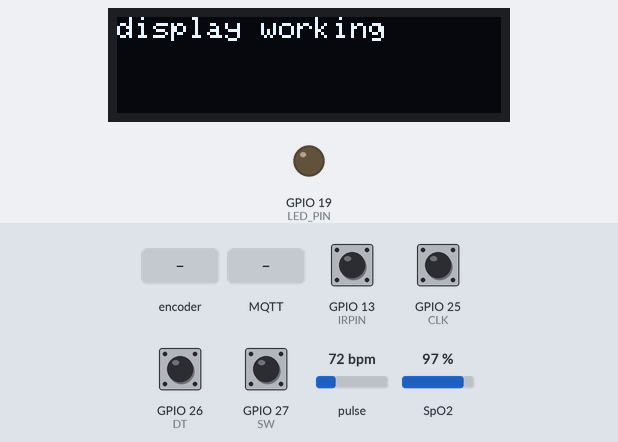
Simulated run of this program. Board: ESP32. Shown: 128×32 one-colour display, output pins drawn as LEDs (lit = HIGH). The test bench sets the inputs (shaded band); at power-on: GPIO 13 (IRPIN), GPIO 25 (CLK), GPIO 26 (DT), GPIO 27 (SW) HIGH, pulse 72 bpm, SpO2 97 %. WiFi joins after 1.5 s; servers stay silent unless stated; no MQTT or app messages arrive unless stated; what the program prints to the serial monitor is not drawn.

Above: at 1.2 s.
1.3 s: GPIO 27 (SW) pulled LOW for 1 s
At 2.6 s:
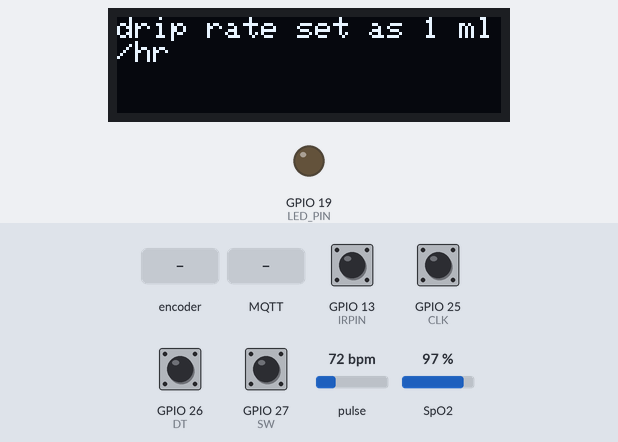
3.8 s: rotary encoder on GPIO 25 (CLK) / GPIO 26 (DT) turned 1 step (first pin leading)
At 4.1 s:
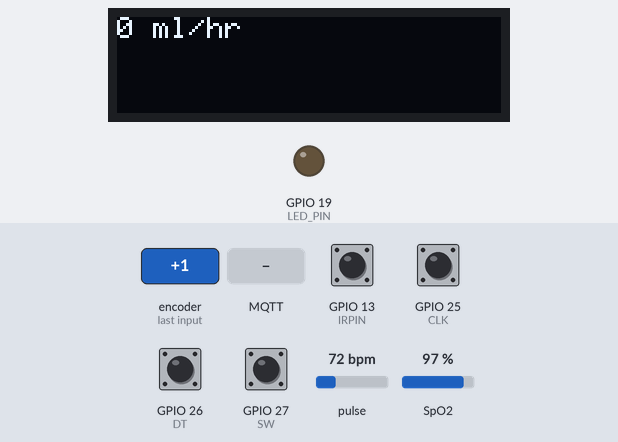
5.5 s: rotary encoder on GPIO 25 (CLK) / GPIO 26 (DT) turned 2 steps (second pin leading)
At 6.5 s:
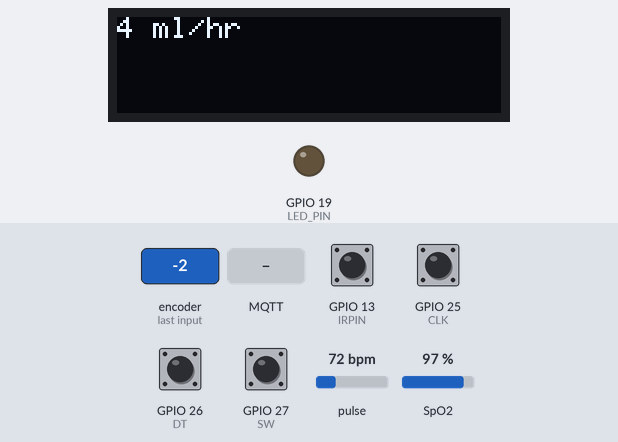
7.4 s: GPIO 27 (SW) pulled LOW for 0.15 s
At 8.0 s:
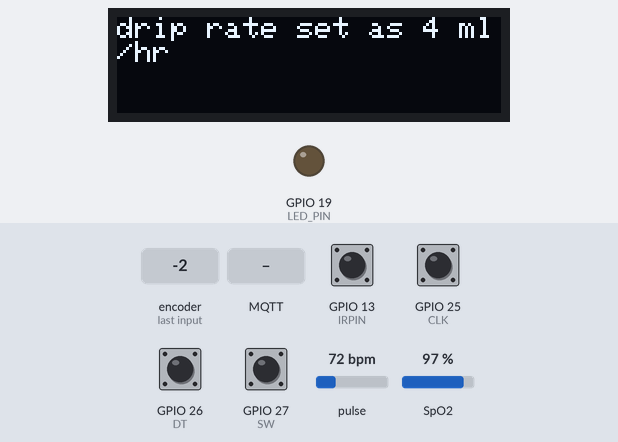
9.0 s: MQTT message "F" arrives on the first subscribed topic
At 10.5 s:
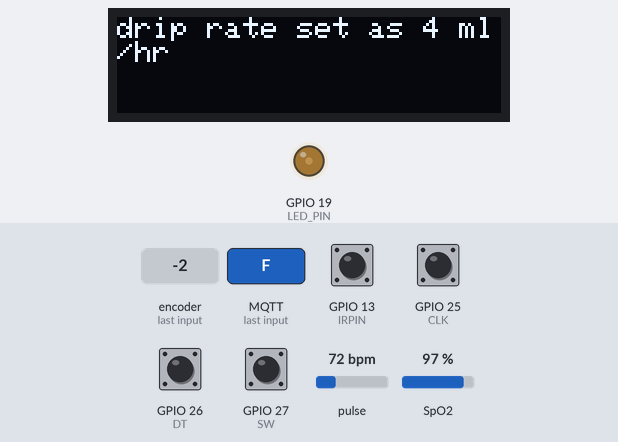
13.9 s: MQTT message "T" arrives on the first subscribed topic
At 15.6 s:
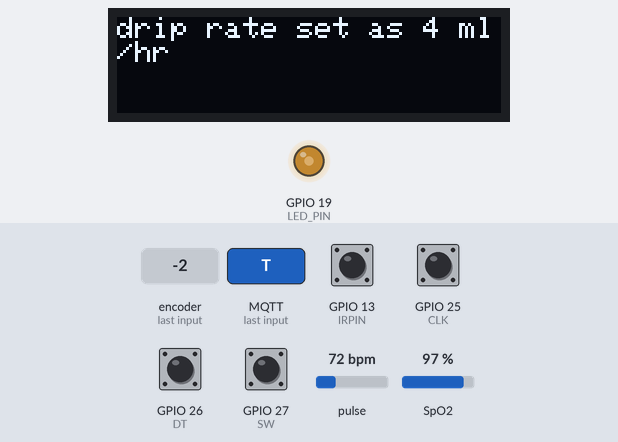
Timing chart, 0 to 19.2 s (numbered marks = the images above; inputs shaded):
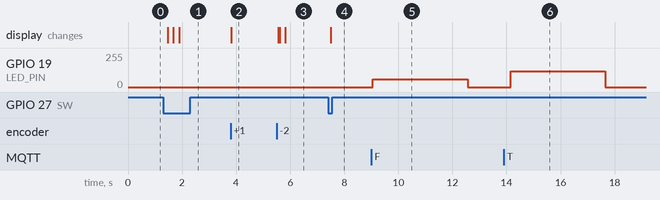

Measured:
- after the input at 1.3 s, the display: first changes after 0.17 s (image 1 shows a later state)
- after the input at 3.8 s, the display: changes at once (image 2)
- after the input at 5.5 s, the display: first changes after 0.06 s (image 3 shows a later state)
- after the input at 7.4 s, the display: changes after 0.09 s (image 4)
- after the input at 9.0 s, GPIO 19 (LED_PIN): 0/255 → 60/255 after 0.06 s, → 0/255 3.5 s later
- after the input at 13.9 s, GPIO 19 (LED_PIN): 0/255 → 120/255 after 0.26 s, → 0/255 3.5 s later

The program:

main.cpp
```cpp
#include "Arduino.h"             //existing lib included
#include "wifinetwork.h"         //wifinetwork.h was defined and added
#include "drop.h"               //drop.h was defined and added
#include "heartbeat.h"
#include "myservo.h"


void setup(){

Serial.begin(115200);
// connect to wifi
pinMode(CLK,INPUT);         //clk pin deifned as pin 25 in drop.h set as input
pinMode(DT,INPUT);          //dt pin defined as pin 26 in drop.h is set as input
pinMode(SW,INPUT_PULLUP);   //sw pin defined as pin 27 in drop.h is set as pullup


//servoinit();              //servo initialized
setupPWM();


xTaskCreatePinnedToCore(
  keepwifialive,
  "keep_wifi_alive",
  1025*5,
  NULL,
  2,
  NULL,
  CONFIG_ARDUINO_RUNNING_CORE
);


xTaskCreatePinnedToCore(
  displaySerial,
  "print to serial from queue",
  1024*3,
  NULL,
  1,
  NULL,
  CONFIG_ARDUINO_RUNNING_CORE
);

Serial.println("setting up displya");
if(initilizeDisplay()){

  xTaskCreatePinnedToCore(
    displayOLED,
    "display in oled",
    1024*5,
    NULL,
    1,
    NULL,
    CONFIG_ARDUINO_RUNNING_CORE
  );
}else{
  Serial.println("Oled not available");
}

xTaskCreatePinnedToCore(
  doCalculation,
  "calculating values",
  1024*5,
  NULL,
  3,
  &handle_doCalculation,
  CONFIG_ARDUINO_RUNNING_CORE
);


xTaskCreatePinnedToCore(
  displayMenu,
  "menu display",
  1024*3,
  NULL,
  1,
  &handle_displayMenu,
  CONFIG_ARDUINO_RUNNING_CORE
);

vTaskSuspend(handle_displayMenu);

if (handle_doCalculation!=NULL && handle_displayMenu!=NULL)
{
  xTaskCreatePinnedToCore(
  btnTask,
  "handle btn",
  1024*4,
  NULL,
  2,
  NULL,
  CONFIG_ARDUINO_RUNNING_CORE
);

}
else{
  Serial.println("handle is null");
}

xTaskCreatePinnedToCore(
  keepMQTTConnected,
  "keep mqtt connection active",
  1024*2,
  NULL,
  2,
  NULL,
  CONFIG_ARDUINO_RUNNING_CORE
);

if(initPulseoximeter()){
  xTaskCreatePinnedToCore(
    heartbeat_task,
    "pulse oximeter task",
    1024*5,
    NULL,
    2,
    NULL,
    CONFIG_ARDUINO_RUNNING_CORE
  );
}

xTaskCreatePinnedToCore(
  mqttTask,
  "send items to mqtt",
  1024*5,
  NULL,
  2,
  NULL,
  CONFIG_ARDUINO_RUNNING_CORE
);


attachInterrupt(digitalPinToInterrupt(IRPIN),dropInterrupt,HIGH);
}

void loop(){

vTaskDelete(NULL);
// testing git push
}
```

IV.h
```cpp
#pragma once
#ifndef IV_H
#define IV_H

#include "Arduino.h"

typedef struct IV{
uint8_t dropfactor; //  drop factor of the iv set
int driprate; // rate of flow
int volumeinfused;//volume of IV infused
int volumetobeinfused;//
}IV_Type;


#endif
```

drop.h
```cpp
#pragma once
#ifndef DROP_H
#define DROP_H

#include "Arduino.h"
#include  "SPI.h"
#include "Wire.h"
#include "Adafruit_GFX.h"
#include "Adafruit_SSD1306.h"
//#include "Servo.h"
#include "IV.h"
#include "myservo.h"
#define IRPIN 13
#define CLK 25
#define DT 26
#define SW 27
#define SERVOPIN 19

#define SCREEN_WIDTH 128        //oled size declaration
#define SCREEN_HEIGHT 32

#define OLED_RESET -1


extern TaskHandle_t handle_doCalculation;
extern TaskHandle_t handle_displayMenu;
extern QueueHandle_t mqttqueue;
extern bool flowStatus;


void IRAM_ATTR dropInterrupt(void);
void doCalculation(void * parameters);
void btnTask(void * parameters);
void displayMenu(void * parameters);
void timercallback(TimerHandle_t xtimer);
void displaySerial(void * parameters);
bool initilizeDisplay();
void displayOLED(void * parameters);
void servoinit();
void flowstop();        //to control flow
//void createQueue();


#endif
```

heartbeat.h
```cpp
#pragma once
#ifndef HEARTBEAT_H
#define HEARTBEAT_H

#include"Arduino.h"
#include "MAX30100_PulseOximeter.h"
#include <Wire.h>

typedef struct PULSEOXI{

    uint16_t heartRateAvg;
    uint16_t O2satAvg;
}PulseOxi_type;


bool initPulseoximeter();
void heartbeat_task(void * parameters);


#endif
```

myservo.h
```cpp
#pragma once
#ifndef MYSERVO_H
#define MYSERVO_H

#include "Arduino.h"

// use first channel of 16 channels (started from zero)
#define LEDC_CHANNEL_0     0

// use 13 bit precission for LEDC timer
#define LEDC_TIMER_13_BIT  13

// use 5000 Hz as a LEDC base frequency
#define LEDC_BASE_FREQ     50

// fade LED PIN (replace with LED_BUILTIN constant for built-in LED)
#define LED_PIN            19


void setupPWM();
void ledcAnalogWrite(uint8_t channel, uint32_t value, uint32_t valueMax = 255);
void motorclose();
void motoropen();

#endif
```

wifinetwork.h
```cpp
#pragma once
#ifndef WIFINETWORK_H
#define WIFINETWORK_H


#include "Arduino.h"
#include "WiFi.h"
#include "PubSubClient.h"
#include "IV.h"
#include "heartbeat.h"


#define WIFI_SSID "NANDANAM"
#define WIFI_PSD "nandanam1889"
#define WIFI_TIMEOUT 20000


extern bool flowStatus;


void keepwifialive(void * parameters);
void mqttTask(void * parameters);
void callback( char* topic, byte* payload, unsigned int length);
void keepMQTTConnected(void * parameters);

#endif
```

drop.cpp
```cpp
#include "drop.h"


int interuptDropCount=0;  //count number of drops inside the interrupt
float interuptDropTime=1; // keep track of time
long long int interuptOldDropTime=0; // keeping old time to check difference
int protectedDropCount=0; // drop count protected from interrupts
float protectedDropTime=1; // drop time protected form interrupts
int oldDropcount = 0;// to check for changes in dropcount
IV_Type iv;         //struct that contains dropfactor,driprate,volinf and vol to be inf
uint8_t btnCount = 0;// count number of times button is pressed.
int8_t menucount = 0;
int8_t oldmenuCount = 1;
QueueHandle_t serialqueue = xQueueCreate(5,sizeof(char)*50) ;   //create serial que with length 5 of 50 chars
QueueHandle_t displayqueue = xQueueCreate(5,sizeof(char)*50) ;
TaskHandle_t handle_doCalculation = NULL;
TaskHandle_t handle_displayMenu = NULL;
uint8_t aState=0;
uint8_t aLastState=0;
int encoderCounter=0;       //to find how  much the encoder has turned
int oldencodervalue = 0;    //storing old value for comparison
int driprateset=0,dripfactorset=0,mlinfused=0;
int temp=0;
bool flowStatus = true;
static bool oldflowstatus = true;
Adafruit_SSD1306 display(SCREEN_WIDTH,SCREEN_HEIGHT,&Wire,OLED_RESET);
//Servo servo1;


/**
 * @brief timer to automatically close .
 *
 */
static TimerHandle_t handle_timer = xTimerCreate(
  "menu hold timer",
  60000/portTICK_PERIOD_MS,
  pdFALSE,
  (void*)0,
  timercallback);


//set menu content as 2d array

char menu[3][15] = {
    "Drop rate",
    "Drip factor",
    "mL infusion"
};


void timercallback(TimerHandle_t xtimer){
    //continue with do calculation task after the menu is diplayed for a paricular period
    btnCount = 0 ;
    vTaskSuspend(handle_displayMenu);
    vTaskResume(handle_doCalculation);
}


/**
 * @brief interrupt to handle drop counting.
 *
 */
void IRAM_ATTR dropInterrupt(void){
    int newtime = millis();                         //time when drop falls
    if(newtime-interuptOldDropTime > 200){          //to reduce one drop to be counted more than once,the drop is counted only if the time difference is greater than 200ms
        interuptDropTime = (newtime - interuptOldDropTime)/10;      //time between drops is stored..for calculating ml per hr
        interuptDropCount++;                        //count drop
        interuptOldDropTime = newtime;              //set olddroptime for next cycle
    }

}


/**
 * @brief task to do calculations to find drop rate and
 * ml infused.
 *
 * @param parameters
 */

void doCalculation(void * parameters){
iv.driprate = 0;
iv.dropfactor = 20;
iv.volumeinfused = 0;
iv.volumetobeinfused = 500;
for(;;){
    // stopping interrupts to copy over data without changes.
    noInterrupts();
    protectedDropCount = interuptDropCount;
    protectedDropTime = interuptDropTime;
    //renable interrupts
    interrupts();
    char buffer[100];
    char displaybuffer[50];
    //check if there is any change in number of drops.
    if(protectedDropCount != oldDropcount){
        iv.volumeinfused = protectedDropCount/iv.dropfactor;
        iv.driprate = 360000/(iv.dropfactor*protectedDropTime);     //calculate vol inf from dropcount using dropfactor
        snprintf(buffer,50,"volume infused : %d  drip rate : %d \n",iv.volumeinfused,iv.driprate);
        //data is sent to buffer in format
        if(xQueueSend(serialqueue,&buffer,0) == pdFALSE){
            //xQueuesend reutrns FALSE if buffer was not placed on serialque //0 is number of ticks to wait for space
            Serial.println("Serial queue full");
        }
        if(xQueueSend(mqttqueue,&iv,0) == pdFALSE){
            //xQueuesend reutrns FALSE if iv was not placed on mqttque //0 is number of ticks to wait for space
            Serial.println("mqtt queue full");
        }
        snprintf(displaybuffer,50,"%d ml/hr",iv.driprate);
        //data is sent to display buffer in format
        if(xQueueSend(displayqueue,&displaybuffer,0) == pdFALSE){
            //xQueuesend reutrns FALSE if displaybuffer was not placed on displayque //0 is number of ticks to wait for space
            Serial.println("display queue full");
        }
        oldDropcount = protectedDropCount;      //write previous value

    }
    flowstop();          //why is this here??
    vTaskDelay(200/portTICK_PERIOD_MS);
 }

}

//task to handle btn event

void btnTask(void * parameters){
    for(;;){

        if(!digitalRead(SW)){
            Serial.println("in btn task");
            btnCount++;
            Serial.println(btnCount);
            //Serial.println("count incremented");
            xTimerStart(handle_timer,portMAX_DELAY);
            //Serial.println("timer started");
            if (handle_doCalculation!=NULL && handle_displayMenu!=NULL){
            vTaskSuspend(handle_doCalculation);
           // Serial.println("suspend do calculation");//calcs are stopped and menu is given priority while interrupt works
            vTaskResume(handle_displayMenu);
            //Serial.println("resume displaymenu");
            }else{
            //Serial.println("handle null in cpp");
            }
        }
        //Serial.println("going to sleep");
        vTaskDelay(200/portTICK_PERIOD_MS);
    }


}

/**
 * @brief task to print queue elements to serial terminal.
 *
 * @param parameters
 */
void displaySerial(void * parameters){
    for(;;){
        char buffer[100];
        //recieves buffer value that contains driprate and vol inf
        if(xQueueReceive(serialqueue,(void*) &buffer,0)==pdTRUE){
        Serial.println(buffer);
        }
        vTaskDelay(50/portTICK_PERIOD_MS);
    }


}


void displayOLED(void * parameters){
    for(;;){
        char buffer[50];
        //receives values from display que containing driprate or
        if(xQueueReceive(displayqueue,(void*)&buffer,0)==pdTRUE){
            Serial.print("sending to display: ");
            Serial.print(buffer);
            display.clearDisplay();
            display.setCursor(0,0);
            display.println(buffer);        //displaying buffer value
            display.display();

        }

    vTaskDelay(20/portTICK_PERIOD_MS);
    }
}

/**
 * @brief
 *
 * funtion to read encoder and increment a counter.
 *
 *
 */

void doencoder(){
   aState = digitalRead(CLK); // Reads the "current" state of the outputA
   // If the previous and the current state of the outputA are different, that means a Pulse has occured
   if (aState != aLastState){
     // If the outputB state is different to the outputA state, that means the encoder is rotating clockwise
     if (digitalRead(DT) == aState) {
       encoderCounter++;
       //Serial.println("encoder incremented");
     } else {
       encoderCounter--;
       //Serial.println("encoder decremneted");
     }
   }
   aLastState = aState; // Updates the previous state of the outputA with the current state

 }

//ente pokirtharam
//entem
int setvalue(int temp) //to set value of driprate/droprate/vol using a temp variable for repetition
{
    if(encoderCounter>temp){
         temp++;
         if(temp>999)
           temp=0;
     }
     else{
         temp--;
        if(temp<0)
            temp=0;
     }
     return temp;
}

void displayMenu(void * parameters){
    for(;;){
        char buffer[12];
        if(btnCount==1){                    //on first button count menu is displayed
        doencoder(); // menu change
        if(encoderCounter- oldencodervalue > 1){        //to check for rotation in one direction
            menucount++;
            if(menucount > 2) {menucount = 0;}          //limit count from 0-2
            oldencodervalue = encoderCounter;


        }
        if(encoderCounter - oldencodervalue < -1){      //check for rotation in opp dir
            menucount--;
            if(menucount < 0){menucount = 2;}           //limiting count in 0-2
            oldencodervalue = encoderCounter;       //set previous value for next cycle

            //
        }

        if(menucount!= oldmenuCount){
       /* if(xQueueSend(serialqueue,&menu[menucount],0)==pdFALSE){
            Serial.println("queue full");
        }*/
        if(xQueueSend(displayqueue,&menu[menucount],0) == pdFALSE){     //send the menu strings through displayque to be displayed
            Serial.println("display queue full");
        }
        oldmenuCount = menucount;
        }

        }


         if(btnCount==2)        //on second buttoncount values can be set depending on the value of menucount during press of button
             switch(menucount)
            {
                case 0 : //driprate
                {
                    //encoderCounter=driprateset;

                    doencoder();
                    if(encoderCounter<0)        //no neg values required
                        encoderCounter=0;
                    if(encoderCounter!=oldencodervalue){                    //check if encoder has been rotated
                        driprateset=setvalue(driprateset);

                    snprintf(buffer,15,"%d ml/hr",driprateset);            //send value to buffer
                    if(xQueueSend(displayqueue,&buffer,0)==pdFALSE){       //check for space in display que to place new value
                    Serial.println("queue full");
                 }
                    oldencodervalue = encoderCounter;                      //update oldencoder value for next loop
             }


                    //old drip can be send to setencounter if necessery
                }break;
                case 1 : //dripfactor
                {
                   //oldencodervalue=oldencodervalue;
                    doencoder();
                    if(encoderCounter<0)
                        encoderCounter=0;
                    if(oldencodervalue != encoderCounter){
                        dripfactorset=setvalue(dripfactorset);
                    snprintf(buffer,15,"%d ml/drop",dripfactorset);
                    if(xQueueSend(displayqueue,&buffer,0)==pdFALSE){
                         Serial.println("queue full");
                 }
                    oldencodervalue = encoderCounter;
                    }
                }break;
                case 2 :  //mlinfusion
                {
                   // oldencodervalue=volumetobeinfused;
                    doencoder();
                    if(encoderCounter<0)
                        encoderCounter=0;
                    if(oldencodervalue != encoderCounter){
                        mlinfused=setvalue(mlinfused);
                    snprintf(buffer,15,"%d ml",mlinfused*100);
                    if(xQueueSend(displayqueue,&buffer,0)==pdFALSE){
                         Serial.println("queue full");
                    }
                     oldencodervalue = encoderCounter;
                    }
                }break;
            }
         if(btnCount==3){       //on buttoncount 3 the value is confirmed and an output is shown on display
             switch(menucount)      //based on earlier menucount value
            {
                case 0 : //driprate
                {

                    driprateset = encoderCounter;
                    snprintf(buffer,40,"drip rate set as %d ml/hr",driprateset);        //sending value to displayque
                    if(xQueueSend(displayqueue,&buffer,0)==pdFALSE){
                         Serial.println("queue full");
                 }
                    Serial.println("drop rate set");
                    //old drip can be send to setencounter if necessery
                }break;
                case 1 : //dropfactor
                {
                    Serial.println("dropfactor set");
                    iv.dropfactor = encoderCounter;
                    snprintf(buffer,40,"dropfactor set as %d ml/hr",iv.dropfactor);         //sending to displayque
                    if(xQueueSend(displayqueue,&buffer,0)==pdFALSE){
                         Serial.println("queue full");
                 }
                }break;
                case 2 :  //mlinfusion
                {
                    Serial.println("volume to be infused is set");
                    iv.volumetobeinfused =encoderCounter;
                    snprintf(buffer,40,"volumetobeinfused set as %d ml/hr",iv.volumetobeinfused*100);
                    if(xQueueSend(displayqueue,&buffer,0)==pdFALSE){
                         Serial.println("queue full");
                 }
                }break;
            }
            btnCount = 0;           //reset buttoncount as 0
            vTaskDelay(portTICK_PERIOD_MS);
            vTaskResume(handle_doCalculation);

            vTaskSuspend(NULL);
         }
            vTaskDelay(20/portTICK_PERIOD_MS);
    }


}

/**
 * @brief initialize the display.
 *
 * @return true if successful.
 * @return false if unable to initialize display.
 */
bool initilizeDisplay(){

    if(!display.begin(SSD1306_SWITCHCAPVCC,0x3C)){          //check if display is working
        Serial.println("false");
        return false;
         }

    display.clearDisplay();                 //clear previouus content
    display.setTextColor(WHITE);
    display.setTextSize(1);                 //set text size
    display.setCursor(0,0);                 //set cursor to beginning
    display.println("display working");     //display on screen to confirm working
    Serial.println("display setup done");   //display on serial monitor to confirm working
    display.display();
    //delay(500);
    return true;

}


void flowstop(){

    if(flowStatus!=oldflowstatus) {
        if(flowStatus){
        motoropen();
             }
    else    {
        motorclose();
    }
    oldflowstatus = flowStatus;
}
}
```

Source omitted: heartbeat.cpp (1185 bytes), myservo.cpp (948 bytes), wifinetwork.cpp (3184 bytes)
